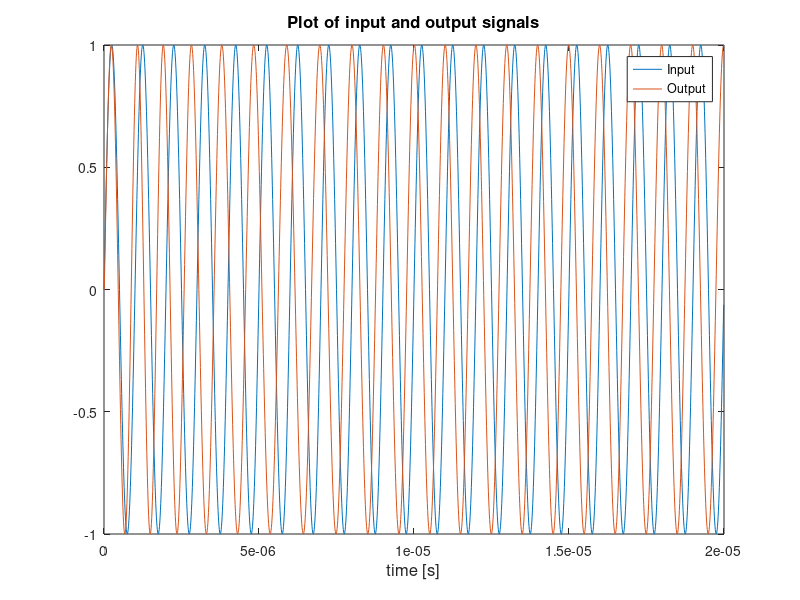
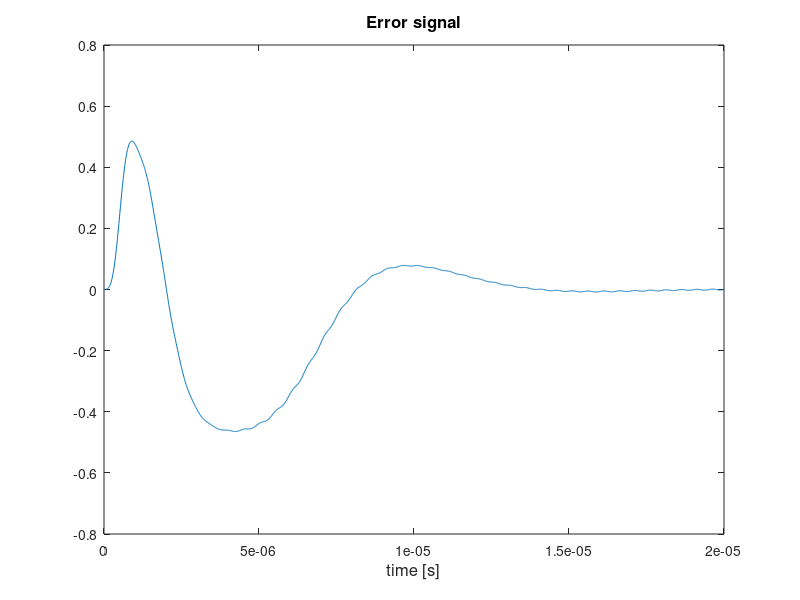

Write MATLAB code to recreate these figures, in order.
%This program performs a sampled time domain simulation of an
%analog phase locked loop (Type 2 with multiplier and low-pass filter)
%
%Written by Aaron Scher
%
%The reference signal is a simple sinusoid. The output should be a sinusoid
%that tracks the frequency of the reference signal after a certain
%start up time.

%Clear work space variables:
clc
clear all

%User inputs:
f0 = 1E6; %Frequency of reference signal [Hz]
phase_ref = 0; %Phase of reference signal [radians]
fVCO = 1.1E6; %free running oscilating frequency of VCO [Hz]
KVCO = 0.5E6; %Gain of VCO (i.e. voltage to frequency transfer coefficient) [Hz/V]
G1 = 0.4467; %Proportional gain term of PI controller
G2 = 1.7783e+05; %Integral gain term of PI controller
fs = 100E6; %Sampling frequency [Hz]
NF = 2000; %Number of samples in simulation
fc = 0.2E6; %Cut-off frequency of low-pass filter (after the multiplier) [Hz]
filter_coefficient_num = 100; %Number of filter coefficeints of low-pass filter

%Start!
b = fir1(filter_coefficient_num,fc/(fs/2)); %design FIR filter coefficients
Ts = 1/fs; %sampling period
t_vec = [0:Ts:(NF-1)*Ts]; %time vector

VCO = zeros(1,NF); %initialize VCO signal array
phi = zeros(1,NF); %initialize VCO angle (phi) array
error = zeros(1,NF); %initialize error array
Int_error = zeros(1,NF); %initialize error array
reference = sin(2*pi*f0*t_vec+phase_ref); %input signal

for n=2:NF
    t=(n-2)*Ts; %Current time (start at t = 0 seconds)

    error_mult(n) = reference(n)*VCO(n-1);%multiply VCO x Signal input to get raw error signal

    %--------Low pass filter the raw error signal:
    for m=1:length(b)
        if n-m+1>=1
           error_array(m) = error_mult(n-m+1);
        else
           error_array(m) = 0;
        end
    end
    error(n) = sum(error_array.*(b));
  %----------------------------------
 
  % Process filtered error signal through PI controller:
           Int_error(n) = Int_error(n-1)+G2*error(n)*Ts;
           PI_error(n) = G1*error(n)+Int_error(n);
  %

    phi(n) = phi(n-1)+2*pi*PI_error(n)*KVCO*Ts; %update the phase of the VCO
    VCO(n) = sin(2*pi*fVCO*t+phi(n)); %compute VCO signal
end

% Plot VCO (output) and reference (input) signals:
figure(1)
plot(t_vec,reference,t_vec,VCO)
title('Plot of input and output signals','FontSize',12)
xlabel('time [s]','FontSize',12)
legend('Input','Output')

%Plot error signal:
figure(2)
plot(t_vec,error)
title('Error signal','FontSize',12)
xlabel('time [s]','FontSize',12) 